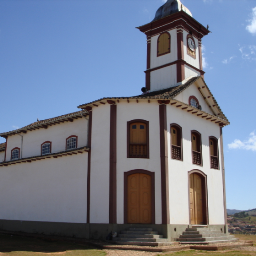
#> input picture utils/example_images/serro.bmp, 256 x 256 px
$ python example_opencv.py
#> lines starting #> are read from the running program, lines starting #| are printed output that depends on the picture
import cv2
import matplotlib.pyplot as plt
import os

image_path = os.path.join(os.path.dirname(__file__), '..', '..', 'utils', 'example_images', 'serro.bmp')

img_bgr = cv2.imread(image_path)
#> img_bgr is the input picture: shape (256, 256, 3); mean B, G, R 141.5, 123.1, 114.5
img_rgb = cv2.cvtColor(img_bgr, cv2.COLOR_BGR2RGB)
img_gray = cv2.cvtColor(img_bgr, cv2.COLOR_BGR2GRAY)
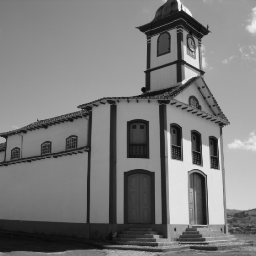
#> img_gray: shape (256, 256); min 7, max 252, mean 122.6

# 4. Deteco de bordas com Canny ( funo poderosa do OpenCV)
edges = cv2.Canny(img_gray, threshold1=100, threshold2=200)
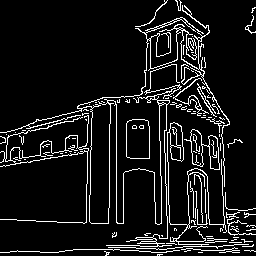
#> edges: shape (256, 256); 9.2% white in thin lines or dots
plt.figure(figsize=(12, 4))
plt.subplot(1, 3, 1)
plt.imshow(img_bgr) # ERRADO em termos de cor: fica azulada
plt.subplot(1, 3, 2)
plt.imshow(img_rgb) # Correto
plt.subplot(1, 3, 3)
plt.imshow(edges, cmap='gray')
plt.show()
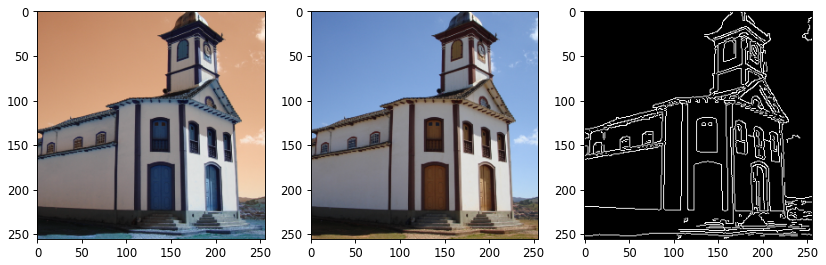
#> figure drawn by matplotlib, 3 panels; B, G, R data is drawn as R, G, B
